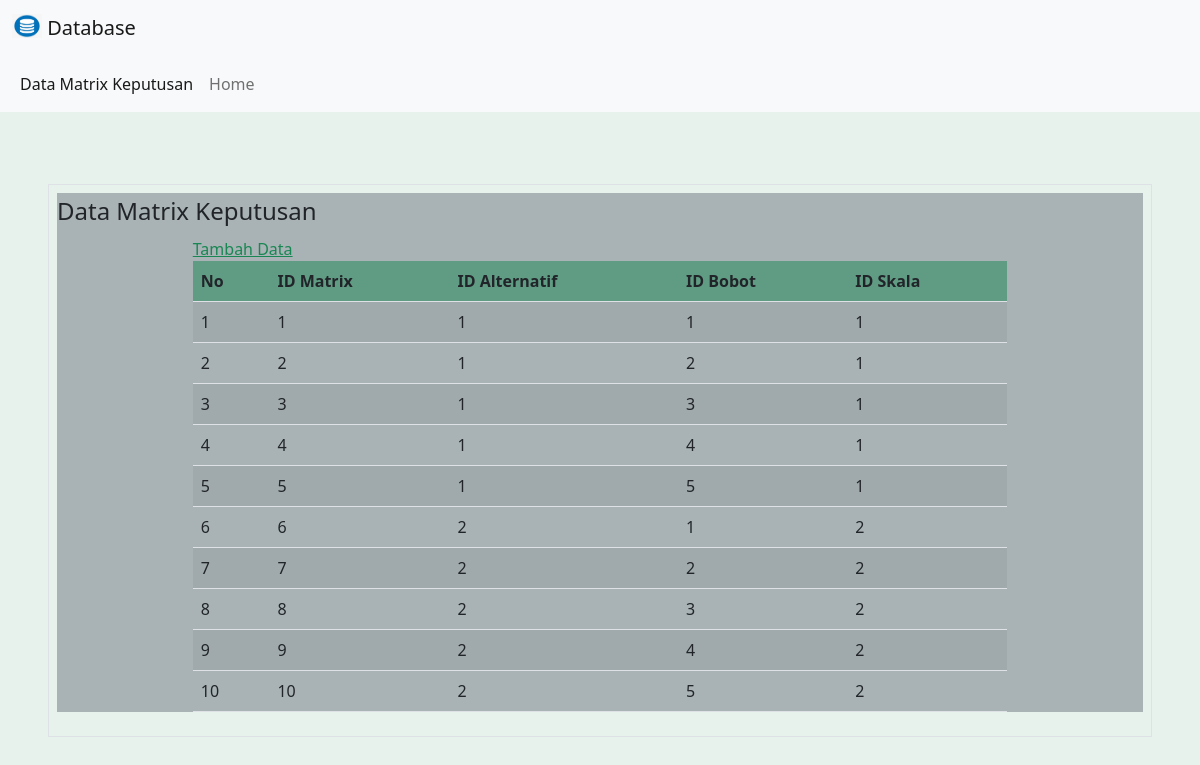
Page /data/dataMatrixKeputusan.php on the committed database.
### tables this page shows
CREATE TABLE IF NOT EXISTS `matrixkeputusan` (
  `idmatrix` int NOT NULL AUTO_INCREMENT,
  `idalternatif` int DEFAULT NULL,
  `idbobot` int DEFAULT NULL,
  `idskala` int DEFAULT NULL,
  PRIMARY KEY (`idmatrix`),
  KEY `FK__alternatif` (`idalternatif`),
  KEY `FK__bobot` (`idbobot`),
  KEY `FK__skala` (`idskala`),
  CONSTRAINT `FK__alternatif` FOREIGN KEY (`idalternatif`) REFERENCES `alternatif` (`idalternatif`),
  CONSTRAINT `FK__bobot` FOREIGN KEY (`idbobot`) REFERENCES `bobot` (`idbobot`),
  CONSTRAINT `FK__skala` FOREIGN KEY (`idskala`) REFERENCES `skala` (`idskala`)
);

### data/dataMatrixKeputusan.php (the view, shortened to what this page needs)
<!doctype html>
<html lang="en">
  <head>
    <link href="https://cdn.jsdelivr.net/npm/bootstrap@5.2.2/dist/css/bootstrap.min.css" rel="stylesheet">
  </head>
  <body class="bg-success bg-opacity-10">
<nav class="navbar bg-light">
        <div class="container-fluid">
          <a class="navbar-brand" href="#">
            <img src="logo.jpeg" alt="Logo" width="30" height="24" class="d-inline-block align-text-top">
            Database
          </a>
        </div>
      </nav>
      <nav class="navbar navbar-expand-lg bg-light">
        <div class="container-fluid">
          <div class="collapse navbar-collapse" id="navbarSupportedContent">
            <ul class="navbar-nav me-auto mb-2 mb-lg-0">
              <li class="nav-item">
                <a class="nav-link active" aria-current="page" href="#">Data Matrix Keputusan</a>
              </li>
              <li class="nav-item">
                <a class="nav-link " aria-current="page" href="home.html" target="_blank">Home</a>
              </li>
            </ul>
          </div>
        </div>
      </nav>
<div class="p-5">
<br>
    <fieldset class="border p-2">
    <div class="bg-secondary  bg-opacity-50">
   <legend  class="w-auto">Data Matrix Keputusan</legend>
   <br>
<div class="mx-auto w-75" >
   <a href="inputDataMatrix.php" class="link-success">Tambah Data</a>
</div>
    <table class="table table-striped table-hover mx-auto w-75">
  <thead class="bg-success p-2 text-dark bg-opacity-50">
    <tr>
      <th scope="col">No</th>
      <th scope="col">ID Matrix</th>
      <th scope="col">ID Alternatif</th>
      <th scope="col">ID Bobot</th>
      <th scope="col">ID Skala</th>
    </tr>
  </thead>
</div>
  <tbody>
  <?php
include "koneksi.php";
$no=1;
$sql="Select * from matrixkeputusan";
$a=$koneksi->query($sql);
while($b=$a->fetch_array()){
    ?>
    <tr>
        <td><?php echo $no++;?></td>
        <td><?php echo $b['idmatrix'];?></td>
        <td><?php echo $b['idalternatif']?></td>
        <td><?php echo $b['idbobot']?></td>
        <td><?php echo $b['idskala']?></td>
    </tr>
    <?php
} ?>
  </tbody>
</fieldset>
</div>
  </body>
</html>

### rows in the picture
matrixkeputusan: idmatrix "1", idalternatif "1", idbobot "1", idskala "1"
matrixkeputusan: idmatrix "2", idalternatif "1", idbobot "2", idskala "1"
matrixkeputusan: idmatrix "3", idalternatif "1", idbobot "3", idskala "1"
matrixkeputusan: idmatrix "4", idalternatif "1", idbobot "4", idskala "1"
matrixkeputusan: idmatrix "5", idalternatif "1", idbobot "5", idskala "1"
matrixkeputusan: idmatrix "6", idalternatif "2", idbobot "1", idskala "2"
matrixkeputusan: idmatrix "7", idalternatif "2", idbobot "2", idskala "2"
matrixkeputusan: idmatrix "8", idalternatif "2", idbobot "3", idskala "2"
matrixkeputusan: idmatrix "9", idalternatif "2", idbobot "4", idskala "2"
matrixkeputusan: idmatrix "10", idalternatif "2", idbobot "5", idskala "2"
